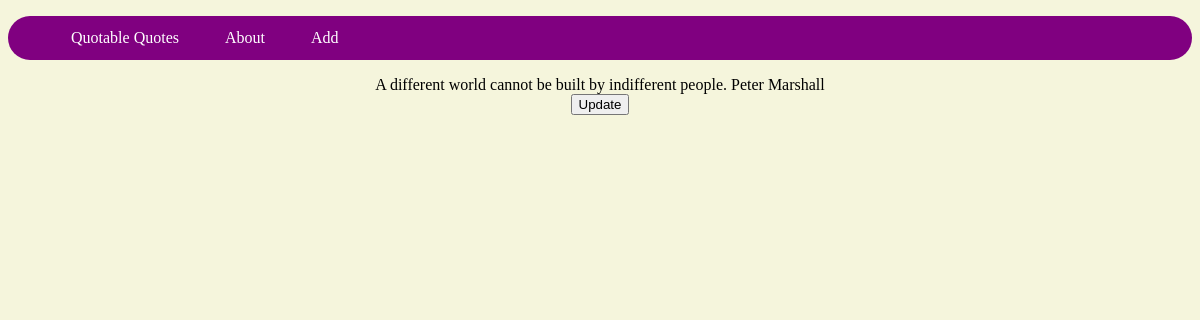
Page /result/2 on the committed database.
### qq/quotes/models.py (models this page shows, shortened)
class Quote(models.Model):
    text = models.TextField()
    tags = models.ManyToManyField('Tag')
    category = models.ManyToManyField('Category')
    author = models.ForeignKey('Author', on_delete = models.CASCADE)

class Author(models.Model):
    author = models.CharField(max_length = 250, default='Anonymous')
    def __str__(self):
       return self.author

### qq/quotes/views.py (the view)
# urls.py: path('result/<int:quote_id>', Result.as_view(), name='result'),
class Result(View):
    def get(self, request, quote_id):
        quote = Quote.objects.get(id = quote_id)
        return render(
            request,
            'result_detail.html',
            context={
                'quote' : quote,
            }
        )

### qq/quotes/templates/result_detail.html (shortened to what this page needs)
{% extends 'nav.html' %}
{% block content %}
<center>
   {{ quote.text }} {{ quote.author }}
    <form action="{% url 'update' quote.id %}" method="GET">
        <input type="submit" name="update" value="Update" />
    </form>
</center>
{% endblock content %}

### rows in the picture
Quote: text "A different world cannot be built by indifferent people.", author "Peter Marshall"
